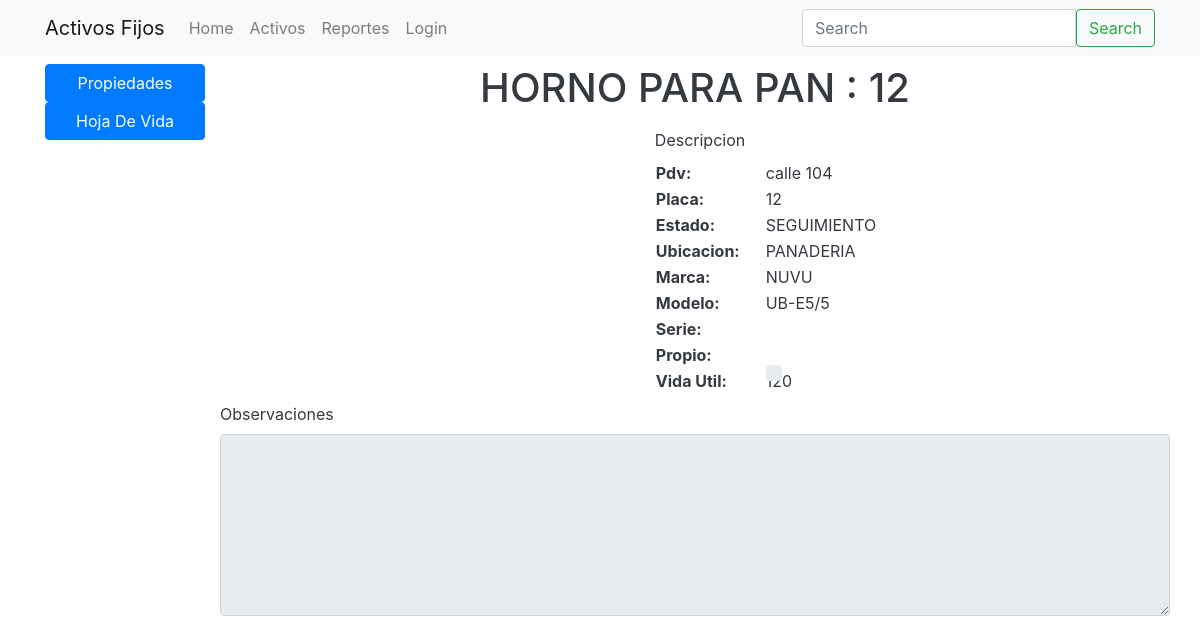
The page /activos/horno-para-pan/ on the database its author committed.
### items/models.py (models this page shows, shortened)
class Activo(models.Model):
    descripcion     = models.CharField(max_length=120)
    slug            = models.SlugField(blank=True, unique=True)
    estado          = models.CharField(max_length=120, default='ok', choices=ITEM_STATUS_CHOICES)
    enObservacion   = models.BooleanField(default=False)
    pdv             = models.CharField(max_length=120, default='104', choices=ITEM_PDV_CHOICES)
    ubicacion       = models.CharField(max_length=120, default='ok', choices=ITEM_AREA_CHOICES)
    proveedor       = models.ForeignKey(Proveedor, null=True, blank=True)
    marca           = models.CharField(max_length=120, blank=True)
    modelo          = models.CharField(max_length=120, blank=True)
    serie           = models.CharField(max_length=120, blank=True)
    placa           = models.CharField(max_length=120, blank=True)
    propio          = models.BooleanField(default=True)
    observaciones   = models.TextField(blank=True)
    vidautil        = models.IntegerField()
    image           = models.ImageField(upload_to=upload_image_path, null=True, blank=True)
    timestamp       = models.DateTimeField(auto_now_add=True)
    objects = ActivoManager()
    def __str__(self):
        return self.descripcion + " : " + self.placa
    def getEstado(self):
        return self.get_estado_display()
    def getUbicacion(self):
        return self.get_ubicacion_display()

### items/views.py (the view)
# urls.py: url(r'^(?P<slug>[\w-]+)/$', ActivoDetailSlugView.as_view(), name='detail'),
class ActivoDetailSlugView(DetailView):
    template_name   = "items/detail.html"
    def get_object(self, *args, **kwargs):
        request = self.request
        slug    = self.kwargs.get('slug')
        try:
            instance = Activo.objects.get(slug=slug)
        except Activo.DoesNotExist:
            raise Http404("Activo doesn't exist")
        except Activo.MultipleObjectsReturned:
            qs = Activo.objects.filter(slug=slug)
            instance = qs.first()
        return instance

### items/templates/items/detail.html (shortened to what this page needs)
{% extends "base.html" %}
{% block content%}
<div class="container" >
        <div class="row mt-2">
            <div class="col-2">
                <div class="d-flex flex-column align-items-stretch">
                    <a class="btn btn-primary" href="{% url 'activos:detail' slug=object.slug %}" role="button">Propiedades</a>
                    <a class="btn btn-primary" href="{% url 'activos:operaciones' slug=object.slug %}" role="button">Hoja De Vida</a>
                </div>
            </div>
            <div class="col">
                <div class="row justify-content-center" >
                        <h1>{{ object }} </h1>
                    </div>
                    <div class="row">
                        <div class="col-5">
                        </div>
                        <div class="col-7">
                            <div class="row ml-4 mt-2" >
                                Descripcion
                            </div>
                            <div class="row ml-4 mt-2">
                                <table class="table-borderless">
                                    <tbody>
                                        <tr>
                                            <th class="text-nowrap" scope="row">Pdv:</th>
                                            <td><span class="ml-4">{{ object.pdv }}</span></td>
                                        </tr>
                                        <tr>
                                            <th class="text-nowrap" scope="row">Placa:</th>
                                            <td><span class="ml-4">{{ object.placa }}</span></td>
                                        </tr>
                                        <tr>
                                            <th class="text-nowrap" scope="row">Estado:</th>
                                            <td><span class="ml-4">{{ object.getEstado }}</span></td>
                                        </tr>
                                        <tr>
                                            <th class="text-nowrap" scope="row">Ubicacion:</th>
                                            <td><span class="ml-4">{{ object.getUbicacion }}</span></td>
                                        </tr>
                                        <tr>
                                            <th class="text-nowrap" scope="row">Marca:</th>
                                            <td><span class="ml-4">{{ object.marca }}</span></td>
                                        </tr>
                                        <tr>
                                            <th class="text-nowrap" scope="row">Modelo:</th>
                                            <td><span class="ml-4">{{ object.modelo }}</span></td>
                                        </tr>
                                        <tr>
                                            <th class="text-nowrap" scope="row">Serie:</th>
                                            <td></td>
                                        </tr>
                                        <tr>
                                            <th class="text-nowrap" scope="row">Propio:</th>
                                            <td>
                                                <div class="custom-control custom-checkbox ml-4">
                                                </div>
                                            </td>
                                        </tr>
                                        <tr>
                                            <th class="text-nowrap" scope="row">Vida Util:</th>
                                            <td><span class="ml-4">{{ object.vidautil }}</span></td>
                                        </tr>
                                    </tbody>
                                </table>
                            </div>
                        </div>
                    </div>
                    <div class="row mt-2">
                        Observaciones
                    </div>
                    <div class="row mt-2">
                            <textarea class="form-control" id="exampleFormControlTextarea3" rows="7" disabled>{{ object.observaciones }}</textarea>
                    </div>
            </div>
    </div>
{% endblock %}

### static_my_proj/css/main.css (style rules this page uses)
body { color: #343a40; }
.container { position: relative; height: auto; width: 100%; }

### rows shown on the page
Activo: descripcion+placa "HORNO PARA PAN : 12", pdv "calle 104", placa "12", getEstado "SEGUIMIENTO", getUbicacion "PANADERIA", marca "NUVU", modelo "UB-E5/5", vidautil "120"

### other values the page prints
{{ brand_name }} "Activos Fijos"
